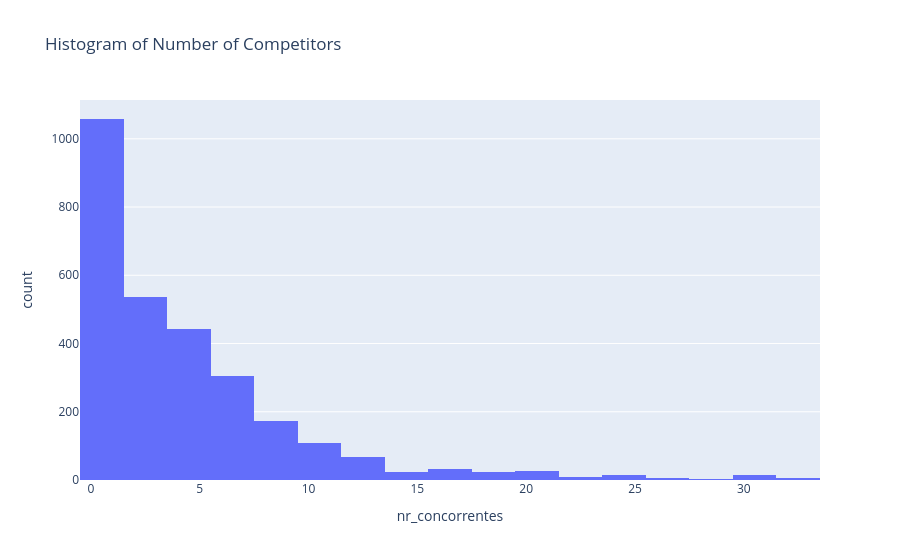

Write notebook code for a chart like this one.
### Code cell
# number of competitors per contract
subset['nr_concorrentes'] = subset['concorrentes'].apply(
    lambda x: len([i for i in re.split(r'\s*\|\s*', x) if i]) 
    if isinstance(x, str) else 0
)

fig = px.histogram(
    subset,
    x='nr_concorrentes',
    nbins=30,
    title='Histogram of Number of Competitors'
)

fig.show()

### Figure 1 — Plotly figure (JSON) as saved in the notebook; plotly's stock layout.template omitted (floating-point values rounded to 4 significant figures; data arrays with more than 128 entries replaced by an {"elided": "..."} marker saying what was removed)
{"data": [{"bingroup": "x", "hovertemplate": "nr_concorrentes=%{x}<br>count=%{y}<extra></extra>", "legendgroup": "", "marker": {"color": "#636efa", "pattern": {"shape": ""}}, "name": "", "nbinsx": 30, "orientation": "v", "showlegend": false, "type": "histogram", "x": {"elided": "2845 int values"}, "xaxis": "x", "yaxis": "y"}], "layout": {"barmode": "relative", "legend": {"tracegroupgap": 0}, "title": {"text": "Histogram of Number of Competitors"}, "xaxis": {"anchor": "y", "domain": [0, 1], "title": {"text": "nr_concorrentes"}}, "yaxis": {"anchor": "x", "domain": [0, 1], "title": {"text": "count"}}}}
